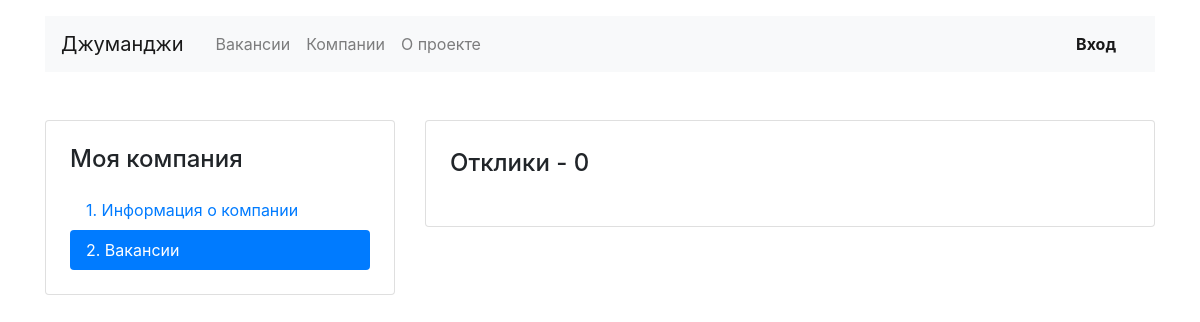
Page /mycompany/vacancies/applications/11 on the earlier database version.
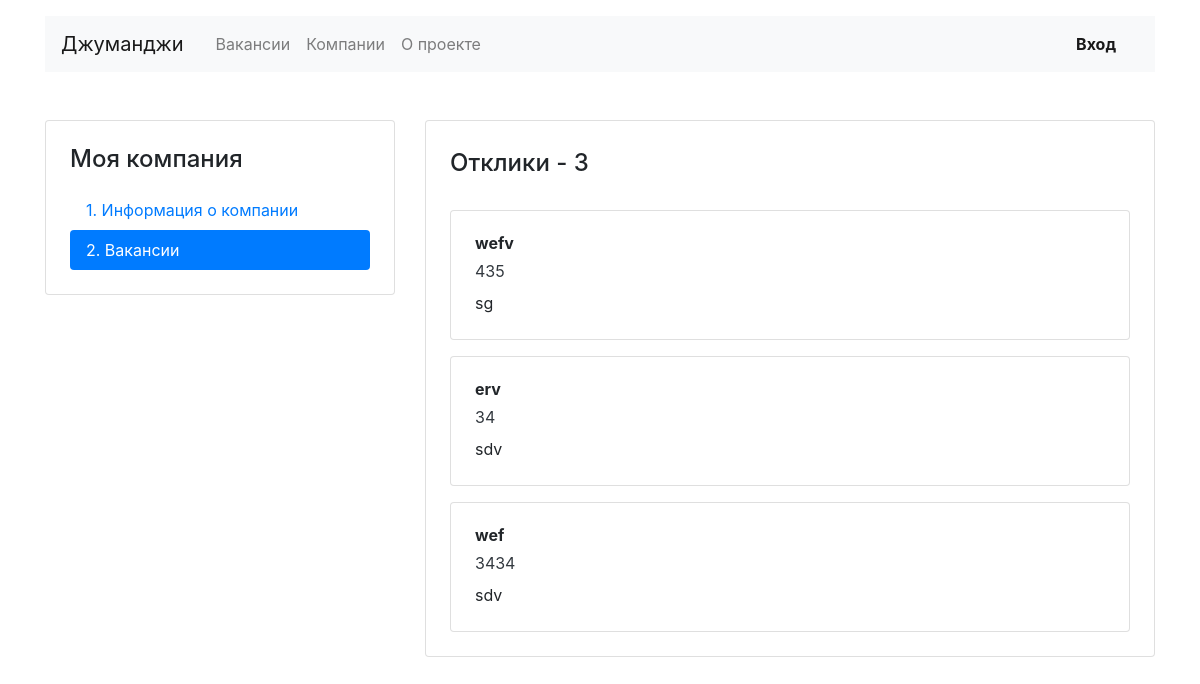
Same page on the later database version.
### jobsearch/models.py (models this page shows, shortened)
class Application(models.Model):
    written_username = models.CharField(max_length=100)
    written_phone = models.IntegerField()
    written_cover_letter = models.TextField()
    vacancy = models.ForeignKey(Vacancy, on_delete=models.CASCADE, related_name='applications')
    user = models.ForeignKey(User, on_delete=models.CASCADE, related_name='applications')

### jobsearch/views.py (the view)
# urls.py: path('mycompany/vacancies/applications/<int:id>', VacancyApplicationsView.as_view(), name='vacancy_applications',),
class VacancyApplicationsView(View):
    def get(self, request, id, *args, **kwargs):
        vacancy = Vacancy.objects.get(id=id)
        applications = vacancy.applications.all()
        return render(request, 'jobsearch/vacancy-applications.html', context={
            'applications': applications,
            'applications_count': applications.count(),
        })

### jobsearch/templates/jobsearch/vacancy-applications.html (shortened to what this page needs)
{% extends 'jobsearch/base.html' %}
{% block content %}
{% load static %}
  <main class="container mt-3 pb-5">
    <div class="row mt-5">
      <div class="col-12 col-lg-4">
        <aside class="pt-3 pb-4 px-4 mb-5 card">
          <h1 class="h4 pt-2 pb-2">Моя компания</h1>
          <div class="nav flex-column nav-pills">
            <a class="nav-link" href="{% url 'my_company' %}">1. Информация о компании</a>
            <a class="nav-link active" href="{% url 'my_vacancies' %}">2. Вакансии</a>
          </div>
        </aside>
      </div>
      <div class="col-12 col-lg-8">
        <div class="card">
          <div class="card-body px-4 pb-4 tab-content">
            <section>
              <h2 class="h4 pt-2 pb-3">Отклики - {{ applications_count }}</h2>
              {% for application in applications %}
              <div class="card mt-3">
                <div class="card-body px-4">
                  <p class="mb-1 font-weight-bold">{{ application.written_username }}</p>
                  <p class="mb-2"><a href="tel:+79002842324" class="text-dark">{{ application.written_phone }}</a></p>
                  <p class="mb-1">{{ application.written_cover_letter }}</p>
                </div>
              </div>
              {% endfor %}
            </section>
          </div>
        </div>
      </div>
    </div>
  </main>
{% endblock %}

Differences in the rows shown:
added Application: written_username "wefv", written_phone "435", written_cover_letter "sg"
added Application: written_username "erv", written_phone "34", written_cover_letter "sdv"
added Application: written_username "wef", written_phone "3434", written_cover_letter "sdv"
Other differences:
{{ applications_count }}: "0" → "3"
